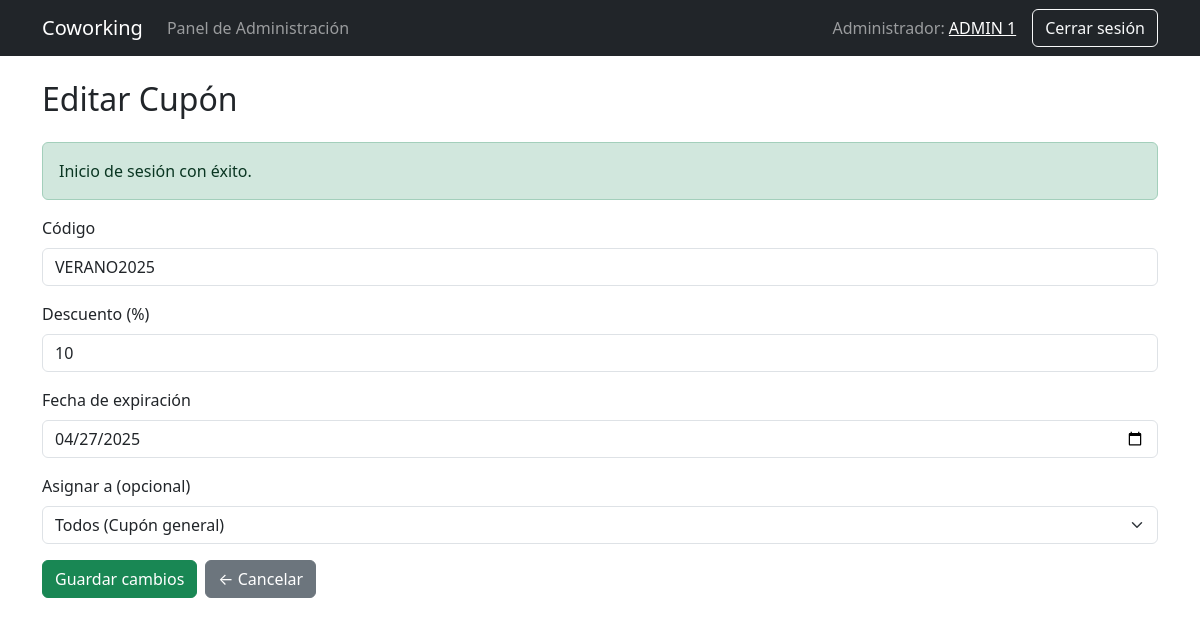
Page /coworking/public/index.php?c=adminCupones&a=editar&id=1 (signed in) on the committed database.
### tables this page shows
CREATE TABLE `cupones` (
  `id` int(11) NOT NULL,
  `usuario_id` int(11) DEFAULT NULL,
  `codigo` varchar(50) NOT NULL,
  `descuento` int(11) NOT NULL,
  `fecha_expiracion` date NOT NULL
);

### coworking/controllers/AdminCuponesController.php (called while the page is built, shortened)
<?php
require_once __DIR__ . '/../models/Cupon.php';
class AdminCuponesController {
    public function editar() {
        global $pdo;
        $id = $_GET['id'];
        $cupon = (new Cupon($pdo))->obtenerPorId($id);
        require_once __DIR__ . '/../views/admin/cupones/editar.php';
    }
}

### coworking/public/index.php (called while the page is built, shortened)
<?php
require_once '../helpers/functions.php';
require_once '../router.php';

### coworking/models/Cupon.php (called while the page is built, shortened)
<?php
class Cupon {
    private $db;
    public function __construct($pdo) {
        $this->db = $pdo;
    }
    public function obtenerPorId($id) {
        $stmt = $this->db->prepare("SELECT * FROM cupones WHERE id = ?");
        $stmt->execute([$id]);
        return $stmt->fetch(PDO::FETCH_ASSOC);
    }
}

### coworking/views/admin/cupones/editar.php (the view, shortened to what this page needs)
<?php require_once __DIR__ . '/../../partials/navbar.php'; ?>
<!DOCTYPE html>
<html lang="es">
<head>
    <link href="https://cdn.jsdelivr.net/npm/bootstrap@5.3.0/dist/css/bootstrap.min.css" rel="stylesheet">
</head>
<body>
<div class="container mt-4">
    <h2 class="mb-4">Editar Cupón</h2>
    <?php if (isset($_SESSION['success'])): mostrarMensaje('success', $_SESSION['success']); unset($_SESSION['success']); endif; ?>
    <form method="POST" action="?c=adminCupones&a=actualizar">
        <div class="mb-3">
            <label for="codigo" class="form-label">Código</label>
            <input type="text" name="codigo" id="codigo" class="form-control" required value="<?= htmlspecialchars($cupon['codigo'] ?? '') ?>">
        </div>
        <div class="mb-3">
            <label for="descuento" class="form-label">Descuento (%)</label>
            <input type="number" name="descuento" id="descuento" class="form-control" min="1" max="100" required value="<?= htmlspecialchars($cupon['descuento'] ?? '') ?>">
        </div>
        <div class="mb-3">
            <label for="fecha_expiracion" class="form-label">Fecha de expiración</label>
            <input type="date" name="fecha_expiracion" id="fecha_expiracion" class="form-control" required value="<?= $cupon['fecha_expiracion'] ?? '' ?>">
        </div>
        <div class="mb-3">
            <label for="usuario_id" class="form-label">Asignar a (opcional)</label>
            <select name="usuario_id" id="usuario_id" class="form-select">
                <option value="">Todos (Cupón general)</option>
            </select>
        </div>
        <div class="d-flex gap-2">
            <button type="submit" class="btn btn-success">Guardar cambios</button>
            <a href="?c=adminCupones&a=index" class="btn btn-secondary">← Cancelar</a>
        </div>
    </form>
</div>
</body>
</html>

### rows in the picture
cupones: codigo "VERANO2025", descuento "10", fecha_expiracion "04/27/2025"

### other values in the picture
$_SESSION['usuario']['nombre_completo'] "ADMIN 1"
$mensaje "Inicio de sesión con éxito."
